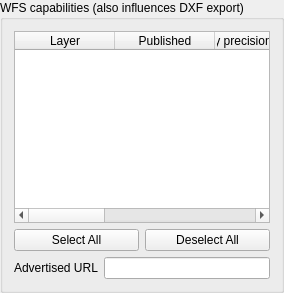
                <widget class="QgsCollapsibleGroupBox" name="grpWFSCapabilities">
                 <property name="sizePolicy">
                  <sizepolicy hsizetype="Preferred" vsizetype="Preferred">
                   <horstretch>0</horstretch>
                   <verstretch>3</verstretch>
                  </sizepolicy>
                 </property>
                 <property name="title">
                  <string>WFS capabilities (also influences DXF export)</string>
                 </property>
                 <property name="syncGroup" stdset="0">
                  <string notr="true">projowsserver</string>
                 </property>
                 <layout class="QGridLayout" name="gridLayout_8">
                  <item row="0" column="0" colspan="2">
                   <widget class="QTableWidget" name="twWFSLayers">
                    <property name="sizePolicy">
                     <sizepolicy hsizetype="Expanding" vsizetype="MinimumExpanding">
                      <horstretch>0</horstretch>
                      <verstretch>0</verstretch>
                     </sizepolicy>
                    </property>
                    <column>
                     <property name="text">
                      <string>Layer</string>
                     </property>
                    </column>
                    <column>
                     <property name="text">
                      <string>Published</string>
                     </property>
                    </column>
                    <column>
                     <property name="text">
                      <string>Geometry precision (decimal places)</string>
                     </property>
                    </column>
                    <column>
                     <property name="text">
                      <string>Update</string>
                     </property>
                    </column>
                    <column>
                     <property name="text">
                      <string>Insert</string>
                     </property>
                    </column>
                    <column>
                     <property name="text">
                      <string>Delete</string>
                     </property>
                    </column>
                   </widget>
                  </item>
                  <item row="1" column="1">
                   <widget class="QPushButton" name="pbnWFSLayersDeselectAll">
                    <property name="text">
                     <string>Deselect All</string>
                    </property>
                   </widget>
                  </item>
                  <item row="1" column="0">
                   <widget class="QPushButton" name="pbnWFSLayersSelectAll">
                    <property name="text">
                     <string>Select All</string>
                    </property>
                   </widget>
                  </item>
                  <item row="3" column="0" colspan="2">
                   <layout class="QHBoxLayout" name="horizontalLayout_8">
                    <item>
                     <widget class="QLabel" name="mWFSUrlLabel">
                      <property name="text">
                       <string>Advertised URL</string>
                      </property>
                     </widget>
                    </item>
                    <item>
                     <widget class="QLineEdit" name="mWFSUrlLineEdit"/>
                    </item>
                   </layout>
                  </item>
                 </layout>
                </widget>
